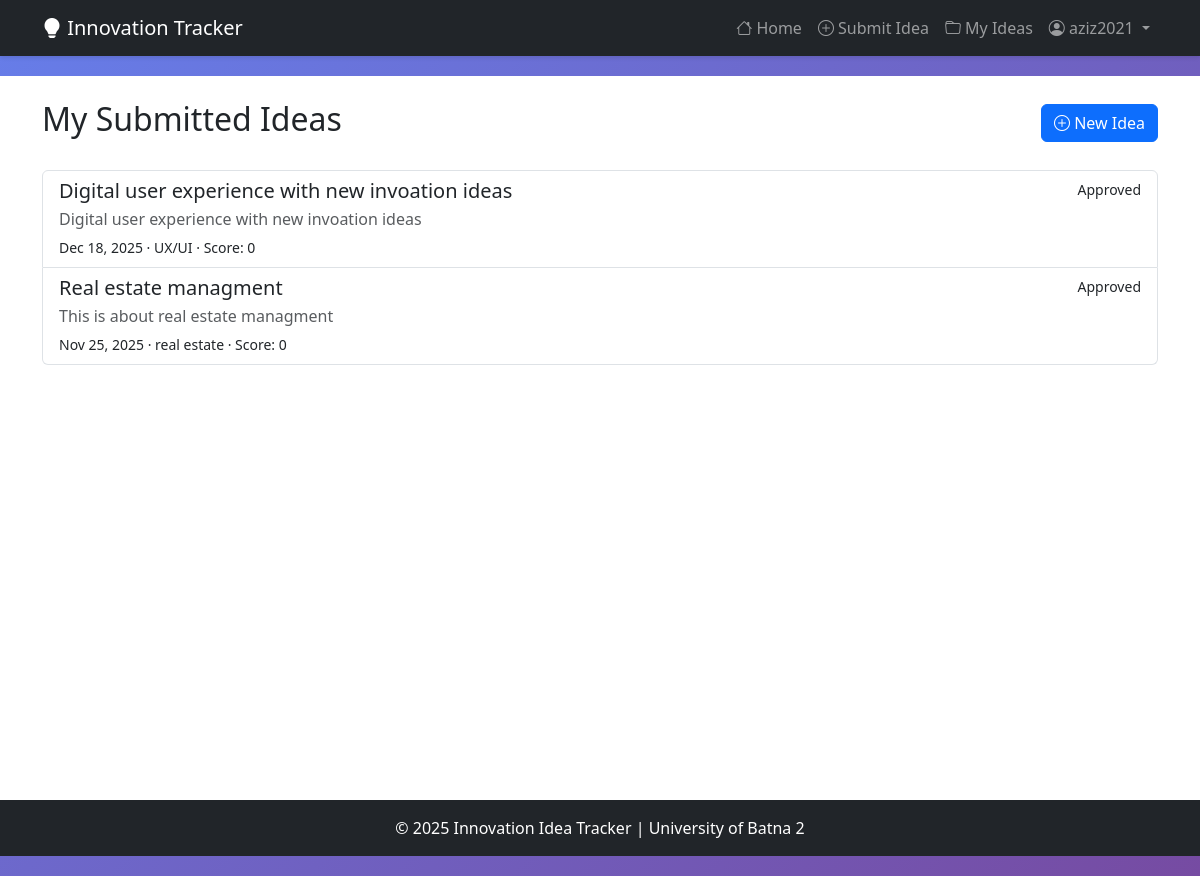
The app's page /my-ideas/ (signed in) with its own data.
### ideas/models.py (models this page shows, shortened)
class Idea(models.Model):
    STATUS_CHOICES = [
        ('pending', 'Pending'),
        ('approved', 'Approved'),
        ('rejected', 'Rejected'),
        ('implemented', 'Implemented'),
    ]
    title = models.CharField(max_length=200)
    description = models.TextField()
    category = models.ForeignKey(Category, on_delete=models.SET_NULL, null=True, related_name='ideas')
    submitter = models.ForeignKey(User, on_delete=models.CASCADE, related_name='submitted_ideas')
    submission_date = models.DateTimeField(default=timezone.now)
    status = models.CharField(max_length=20, choices=STATUS_CHOICES, default='pending')
    class Meta:
        ordering = ['-submission_date']
    def upvote_count(self):
        return self.votes.filter(vote_type='upvote').count()
    def downvote_count(self):
        return self.votes.filter(vote_type='downvote').count()
    def vote_score(self):
        return self.upvote_count() - self.downvote_count()

class Category(models.Model):
    name = models.CharField(max_length=50, unique=True)
    description = models.TextField(blank=True)
    created_at = models.DateTimeField(auto_now_add=True)
    class Meta:
        verbose_name_plural = "Categories"
        ordering = ['name']

### ideas/views.py (the view)
# urls.py: path('my-ideas/', views.my_ideas, name='my_ideas'),
@login_required
def my_ideas(request):
    ideas = Idea.objects.filter(submitter=request.user).select_related('category')
    return render(request, 'ideas/my_ideas.html', {'ideas': ideas})

### ideas/context_processors.py (called while the page is built)
def role_flags(request):
    user = request.user
    can_review = False
    user_role = None
    if user.is_authenticated:
        try:
            profile = user.profile
        except ObjectDoesNotExist:
            profile = None
        if profile is None and user.is_staff:
            profile, _ = UserProfile.objects.get_or_create(
                user=user, defaults={'role': UserProfile.ROLE_ADMIN}
            )
        if profile:
            user_role = profile.role
            can_review = profile.can_review
    return {
        'can_review': can_review,
        'user_role': user_role,
    }

### ideas/models.py (called while the page is built)
    @property
    def can_review(self):
        return self.role in {self.ROLE_REVIEWER, self.ROLE_ADMIN} or self.user.is_staff

### templates/ideas/my_ideas.html (shortened to what this page needs)
{% extends 'ideas/base.html' %}
{% block content %}
<div class="d-flex justify-content-between align-items-center mb-4">
  <h2>My Submitted Ideas</h2>
  <a href="{% url 'submit_idea' %}" class="btn btn-primary"><i class="bi bi-plus-circle"></i> New Idea</a>
</div>
{% if ideas %}
<div class="list-group">
  {% for idea in ideas %}
  <a href="{% url 'idea_detail' idea.pk %}" class="list-group-item list-group-item-action">
    <div class="d-flex w-100 justify-content-between">
      <h5 class="mb-1">{{ idea.title }}</h5>
      <small class="text-capitalize">{{ idea.get_status_display }}</small>
    </div>
    <p class="mb-1 text-muted">{{ idea.description|truncatewords:25 }}</p>
    <small>
      {{ idea.submission_date|date:"M j, Y" }}
      {% if idea.category %}· {{ idea.category.name }}{% endif %}
      · Score: {{ idea.vote_score }}
    </small>
  </a>
  {% endfor %}
</div>
{% else %}
<div class="text-center text-white-50 py-5">
  <i class="bi bi-archive display-3"></i>
  <p class="lead mt-3">You haven't submitted any ideas yet.</p>
  <a href="{% url 'submit_idea' %}" class="btn btn-outline-light"><i class="bi bi-plus-circle"></i> Submit your first idea</a>
 </div>
{% endif %}
{% endblock %}

### templates/ideas/base.html (shortened to what this page needs)
<!DOCTYPE html>
<html lang="en">
  <head>
    <link
      href="https://cdn.jsdelivr.net/npm/bootstrap@5.3.0/dist/css/bootstrap.min.css"
      rel="stylesheet"
    />
    <link
      rel="stylesheet"
      href="https://cdn.jsdelivr.net/npm/bootstrap-icons@1.10.0/font/bootstrap-icons.css"
    />
  </head>
  <body>
    <nav class="navbar navbar-expand-lg navbar-dark bg-dark fixed-top">
      <div class="container">
        <a class="navbar-brand" href="{% url 'home' %}">
          <i class="bi bi-lightbulb-fill"></i> Innovation Tracker
        </a>
        <div class="collapse navbar-collapse" id="navbarNav">
          <ul class="navbar-nav ms-auto">
            <li class="nav-item">
              <a class="nav-link" href="{% url 'home' %}">
                <i class="bi bi-house"></i> Home
              </a>
            </li>
            {% if user.is_authenticated %}
            <li class="nav-item">
              <a class="nav-link" href="{% url 'submit_idea' %}">
                <i class="bi bi-plus-circle"></i> Submit Idea
              </a>
            </li>
            <li class="nav-item">
              <a class="nav-link" href="{% url 'my_ideas' %}">
                <i class="bi bi-folder"></i> My Ideas
              </a>
            </li>
            <li class="nav-item dropdown">
              <a
                class="nav-link dropdown-toggle"
                href="#"
                id="userDropdown"
                role="button"
                data-bs-toggle="dropdown"
              >
                <i class="bi bi-person-circle"></i> {{ user.username }}
              </a>
            </li>
            {% endif %}
          </ul>
        </div>
      </div>
    </nav>
    <div class="main-content">
      <div class="container py-4">
        {% block content %}{% endblock %}
      </div>
    </div>
    <footer class="bg-dark text-white text-center py-3">
      <div class="container">
        <p class="mb-0">
          &copy; 2025 Innovation Idea Tracker | University of Batna 2
        </p>
      </div>
    </footer>
  </body>
</html>

### templates/ideas/base.html (style rules this page uses)
body { min-height: 100vh; background: linear-gradient(135deg, #667eea 0%, #764ba2 100%); }
.main-content { background: white; min-height: calc(100vh - 76px); margin-top: 76px; }
.navbar { box-shadow: 0 2px 4px rgba(0, 0, 0, 0.1); }

### records on screen
Idea: title "Digital user experience with new invoation ideas", status "Approved", description "Digital user experience with new invoation ideas", submission_date "Dec 18, 2025", category.name "UX/UI", vote_score "0"
Idea: title "Real estate managment", status "Approved", description "This is about real estate managment", submission_date "Nov 25, 2025", category.name "real estate", vote_score "0"

### other values on screen
{{ user.username }} "aziz2021"
